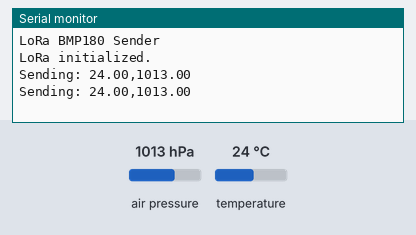
The sketch below on a simulated ESP32. Parts: the last lines printed to the serial monitor. Inputs (shaded band) come from the test bench; at power-on: air pressure 1013 hPa, temperature 24 °C. No radio packets arrive unless stated.

Above: at 5.8 s.
5.9 s: air pressure set to 952 hPa
At 11.0 s:
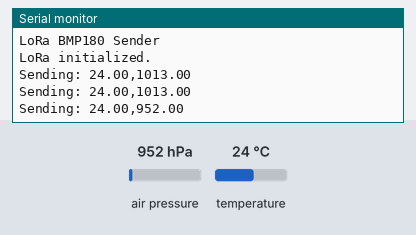
11.9 s: temperature set to 12 °C
At 16.0 s:
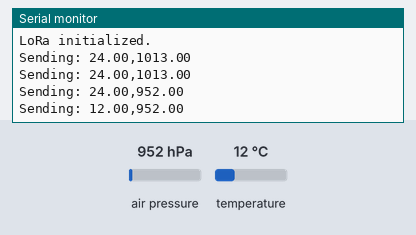
17.9 s: air pressure set to 975 hPa
At 21.0 s:
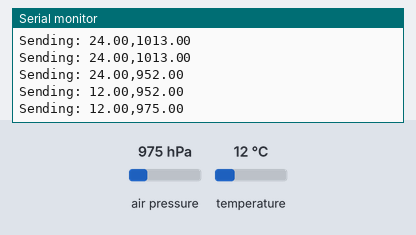
Timing chart, 0 to 22.5 s (numbered marks = the images above; inputs shaded):
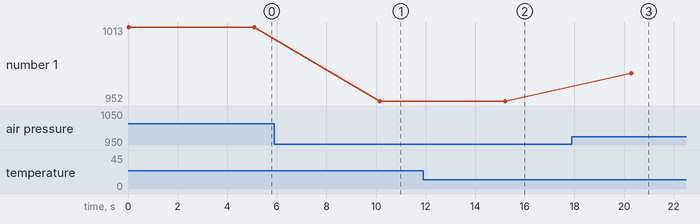

Measured:
- after the input at 5.9 s, the serial monitor: prints a new line after 4.3 s (image 1)
- after the input at 11.9 s, the serial monitor: prints a new line after 3.3 s (image 2)
- after the input at 17.9 s, the serial monitor: prints a new line after 2.4 s (image 3)
- plotted number 1: 1013 → 952 after the input at 5.9 s, 952 → 975 after the input at 17.9 s

The sketch:

ESP32_Transmitter_Code.ino
```cpp
#include <Wire.h>
#include <Adafruit_BMP085.h>
#include <SPI.h>
#include <LoRa.h>

#define SS 5
#define RST 14
#define DIO0 26

Adafruit_BMP085 bmp;

void setup() {
    Serial.begin(115200);
    while (!Serial);

    Serial.println("LoRa BMP180 Sender");

    if (!bmp.begin()) {
        Serial.println("Could not find a valid BMP180 sensor, check wiring!");
        while (1);
    }

    LoRa.setPins(SS, RST, DIO0);

    if (!LoRa.begin(915E6)) {  // Change frequency if needed (e.g., 433E6, 868E6)
        Serial.println("LoRa init failed. Check your connections.");
        while (1);
    }

    Serial.println("LoRa initialized.");
}

void loop() {
    float temperature = bmp.readTemperature();  // Read temperature in Celsius
    float pressure = bmp.readPressure() / 100.0; // Convert to hPa

    String dataToSend = String(temperature) + "," + String(pressure);

    Serial.print("Sending: ");
    Serial.println(dataToSend);

    LoRa.beginPacket();
    LoRa.print(dataToSend);
    LoRa.endPacket();

    delay(5000); // Send every 5 seconds
}
```
